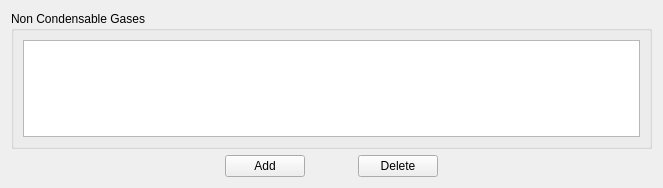
<?xml version="1.0" encoding="UTF-8"?>
<ui version="4.0">
 <class>NonCondensable</class>
 <widget class="QWidget" name="NonCondensable">
  <property name="geometry">
   <rect>
    <x>0</x>
    <y>0</y>
    <width>659</width>
    <height>188</height>
   </rect>
  </property>
  <property name="windowTitle">
   <string>Form</string>
  </property>
  <layout class="QGridLayout" name="gridLayout">
   <item row="0" column="0">
    <widget class="QGroupBox" name="groupBoxNonCondensable">
     <property name="title">
      <string>Non Condensable Gases</string>
     </property>
     <layout class="QGridLayout">
      <property name="margin">
       <number>9</number>
      </property>
      <property name="spacing">
       <number>6</number>
      </property>
      <item row="0" column="0">
       <widget class="QTableView" name="tableViewNonCondensable"/>
      </item>
     </layout>
    </widget>
   </item>
   <item row="1" column="0">
    <layout class="QHBoxLayout" name="_2">
     <property name="spacing">
      <number>6</number>
     </property>
     <property name="margin">
      <number>0</number>
     </property>
     <item>
      <spacer>
       <property name="orientation">
        <enum>Qt::Horizontal</enum>
       </property>
       <property name="sizeHint" stdset="0">
        <size>
         <width>17</width>
         <height>17</height>
        </size>
       </property>
      </spacer>
     </item>
     <item>
      <layout class="QHBoxLayout" name="_3">
       <property name="spacing">
        <number>6</number>
       </property>
       <property name="margin">
        <number>0</number>
       </property>
       <item>
        <widget class="QPushButton" name="pushButtonAdd">
         <property name="text">
          <string>Add</string>
         </property>
        </widget>
       </item>
       <item>
        <spacer>
         <property name="orientation">
          <enum>Qt::Horizontal</enum>
         </property>
         <property name="sizeHint" stdset="0">
          <size>
           <width>17</width>
           <height>17</height>
          </size>
         </property>
        </spacer>
       </item>
       <item>
        <widget class="QPushButton" name="pushButtonDelete">
         <property name="text">
          <string>Delete</string>
         </property>
        </widget>
       </item>
      </layout>
     </item>
     <item>
      <spacer>
       <property name="orientation">
        <enum>Qt::Horizontal</enum>
       </property>
       <property name="sizeHint" stdset="0">
        <size>
         <width>17</width>
         <height>17</height>
        </size>
       </property>
      </spacer>
     </item>
    </layout>
   </item>
   <item row="2" column="0">
    <spacer>
     <property name="orientation">
      <enum>Qt::Vertical</enum>
     </property>
     <property name="sizeHint" stdset="0">
      <size>
       <width>641</width>
       <height>16</height>
      </size>
     </property>
    </spacer>
   </item>
  </layout>
 </widget>
 <resources/>
 <connections/>
</ui>
